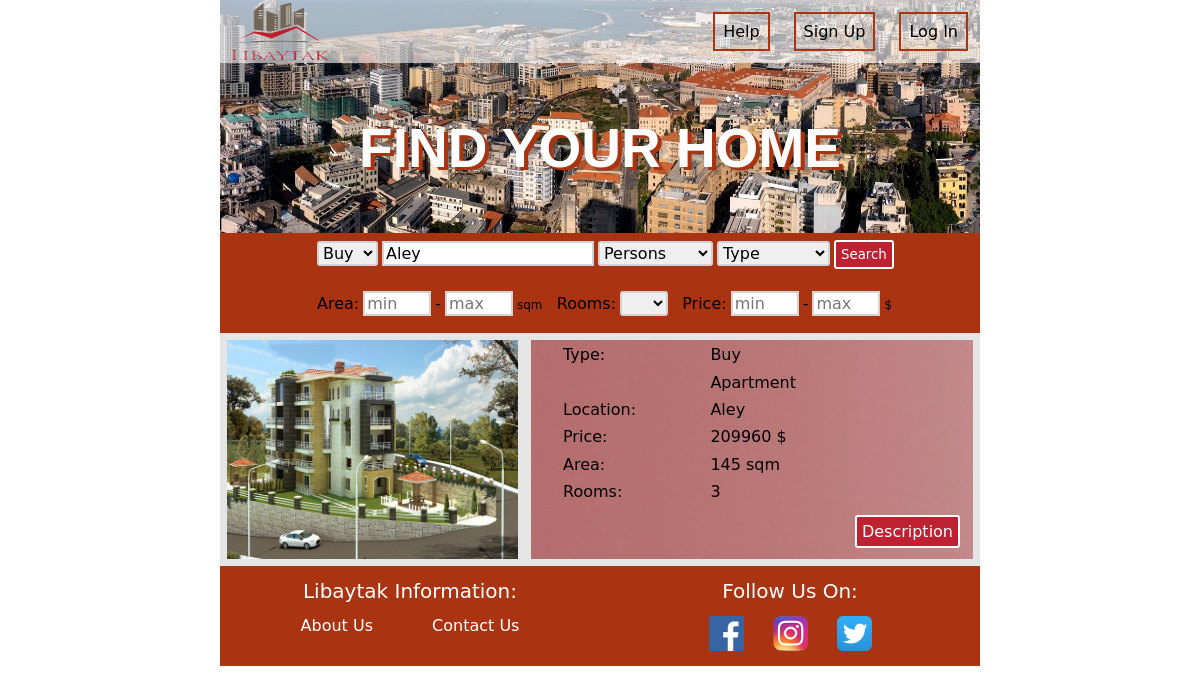
The app's page /libaytak/docs/search.php?location=Aley with its own data.
### tables this page shows
CREATE TABLE IF NOT EXISTS `habitatpics` (
  `id` int(11) NOT NULL AUTO_INCREMENT,
  `id_habitat` int(11) NOT NULL,
  `directoryPIC` varchar(250) DEFAULT NULL,
  PRIMARY KEY (`id`),
  KEY `id_habitat` (`id_habitat`)
);

CREATE TABLE IF NOT EXISTS `habitat` (
  `id` int(11) NOT NULL AUTO_INCREMENT,
  `id_type` int(11) NOT NULL,
  `id_user` int(11) NOT NULL,
  `NbrOfPers` int(11) DEFAULT NULL,
  `RentBuy` tinyint(1) DEFAULT NULL,
  `description` varchar(250) DEFAULT NULL,
  `NbrOfRooms` int(11) DEFAULT NULL,
  `NbrOfToilets` int(11) DEFAULT NULL,
  `NbrOfBeds` int(11) DEFAULT NULL,
  `NbrOfBathrooms` int(11) DEFAULT NULL,
  `surface` bigint(20) DEFAULT NULL,
  `price` int(11) DEFAULT NULL,
  PRIMARY KEY (`id`),
  KEY `id_type` (`id_type`),
  KEY `id_user` (`id_user`)
);

CREATE TABLE IF NOT EXISTS `habitattypes` (
  `id` int(11) NOT NULL AUTO_INCREMENT,
  `habType` varchar(50) DEFAULT NULL,
  PRIMARY KEY (`id`)
);

CREATE TABLE IF NOT EXISTS `loccity` (
  `id` int(11) NOT NULL AUTO_INCREMENT,
  `city` varchar(50) DEFAULT NULL,
  `imagepath` varchar(255) DEFAULT NULL,
  PRIMARY KEY (`id`)
);

### libaytak/docs/searchVariables.php (called while the page is built)
<?php
if(isset($_GET["BuyRent"]) != null)
	$BuyRentG=$_GET["BuyRent"];
else
	$BuyRentG=null;
if(isset($_GET["location"]) != null)
	$locationG=$_GET["location"];
else
	$locationG=null;
if(isset($_GET["NbrOfPers"]) != null)
	$NbrOfPersG=$_GET["NbrOfPers"];
else
	$NbrOfPersG=null;
if(isset($_GET["habType"]) != null)
	$habTypeG=$_GET["habType"];
else
	$habTypeG=null;
if(isset($_GET["surf_min"]) != null)
	$surf_minG=$_GET["surf_min"];
else
	$surf_minG=null;
if(isset($_GET["surf_max"]) != null)
	$surf_maxG=$_GET["surf_max"];
else
	$surf_maxG=null;
if(isset($_GET["rooms"]) != null)
	$roomsG=$_GET["rooms"];
else
	$roomsG=null;
if(isset($_GET["price_min"]) != null)
	$price_minG=$_GET["price_min"];
else
	$price_minG=null;
if(isset($_GET["price_max"]) != null)
	$price_maxG=$_GET["price_max"];
else
	$price_maxG=null;
$exec = searchQuery($locationG,$BuyRentG,$NbrOfPersG,$habTypeG,$surf_minG,$surf_maxG,$roomsG,$price_minG,$price_maxG);
?>

### libaytak/docs/searchFunc.php (called while the page is built, shortened)
<?php
function searchQuery($location=null,$BR,$NbrOfPers=null,$Type=null,$surf_min=null,$surf_max=null,$rooms=null,$price_min=null,$price_max=null){
	global $mysqli;
	$AND = null;
	$query = "SELECT h.id,h.id_type,h.id_user,h.NbrOfPers,h.RentBuy,h.description,h.NbrOfRooms,h.NbrOfToilets,
				h.NbrOfBathrooms,h.surface,h.price,ht.habType,lh.id_locCity,lh.coorX,lh.coorY
				FROM habitat h
				INNER JOIN habitattypes ht on h.id_type = ht.id
				INNER JOIN lochabitat lh on h.id = lh.id_habitat WHERE ";
	if($location != null){
		$getLoc = "SELECT * FROM loccity WHERE city = '$location'";
		$result = $mysqli->query($getLoc);
		if(!$result)
			header("Location: search.php?errorSearch=1");
		else
			$row = $result->fetch_array();
		$query = $query."$AND lh.id_locCity = $row[id] ";
	}
	$exec = $mysqli->query($query);
	return $exec;
}
?>

### libaytak/docs/search.php (the view, shortened to what this page needs)
<!DOCTYPE html PUBLIC "-//W3C//DTD XHTML 1.0 Transitional//EN" "http://www.w3.org/TR/xhtml1/DTD/xhtml1-transitional.dtd">
<html xmlns="http://www.w3.org/1999/xhtml">
<head>
<link href="../css/webpage.css" rel="stylesheet" type="text/css" />
</head>
<body>
<table width="760" align="center" cellpadding="0" cellspacing="0">
  <tr>
    <td>
    	<table width="100%" cellspacing="0" cellpadding="0">
            <tr id="header">
        		<td height="60" >
                	<table width="100%" cellpadding="0" cellspacing="0" >
            			<tr style="background-color:rgba(255,255,255,0.6);">
            				<td width="40%">
            				<a href="Home.php"><img src="../images/logo.png" id="logo_image" alt="no image"></a></td>
            				<td width="60%">
                            <?php
                    			include "connect.php";
								include "searchFunc.php";
								include "searchVariables.php";
							?>
							</td>
           			 	</tr>
            			<tr>
            				<td height="170" colspan="2">
                            	<p id="slogan">Find your Home</p>
                            </td>
            			</tr>
         			</table></td>
      		</tr>
      		<tr style="background-color:#AA3311;">
        		<td>
                	<table width="100%" cellspacing="0" cellpadding="0">
                    <form action="search.php" method="get">
                    	<tr height="50px">
                        	<td class="searchbar">
                    			<select class="select" name ="BuyRent" placeholder="Buy/Rent" >
              						<option value="1" <?php if(isset($_GET["BuyRent"]) && $_GET["BuyRent"]==1)
															{echo "selected";}?>>Buy</option>
              					</select>
               					<input type="text" id="location_text" name="location" autocomplete="off" list="cityname" placeholder="Location" value="<?php
								if(isset($_GET["location"]))
								{
									echo $_GET["location"];
								}
								?>"/>
                    			<select class="select" name="NbrOfPers">
                                	<option value="" disabled selected>Persons</option>
                    			</select>
								<?php
                                echo '<select class="select" name="habType">
								<option value="" disabled selected>Type</option>';
                                echo "</select>";
                                ?>
                    			<input type="submit" class="searchbutton" name="search" value="Search">
                    		</td>
                    	</tr>
                        <tr height="50px">
        					<td class="searchbar">
    							<span class="textf">Area:</span>
       							<input type="number" class="textfield"  name="surf_min" id="filter-from-to"  placeholder="min"  min="0"
                                <?php
								if(isset($_GET["surf_min"]) != null)
									echo "value=$_GET[surf_min]";
								?>>
                                <span class="textf">-</span>
	   							<input type="number" class="textfield"  name="surf_max" id="filter-from-to" placeholder="max"  min="0"
                                <?php
								if(isset($_GET["surf_max"]) != null)
									echo "value=$_GET[surf_max]";
								?>>
                    			<span class="textf" style="font-size:12px;">sqm</span>
                                <span class="textf">&nbsp </span>
                    			<span class="textf">Rooms:</span>
                    			<select class="filter" name="rooms">
                    				<?php
									if(isset($_GET["rooms"]) && $_GET["rooms"] == 0)
                                    	echo "<option value=0 selected></option>";
									else
										echo "<option value=0></option>";
									for($i=1;$i<5;$i++)
									{
										if(isset($_GET["rooms"]) && $_GET["rooms"]== $i)
											echo "<option value=$i selected>$i</option>";
										else
											echo "<option value=$i>$i</option>";
									}
									?>
                    			</select>
    							<span class="textf">&nbsp Price:</span>
       							<input type="number" class="textfield"  name="price_min" id="filter-from-to" placeholder="min" min="0"
                                <?php
								if(isset($_GET["price_min"]) != null)
									echo "value=$_GET[price_min]";
								?>>
                                <span class="textf">-</span>
	   							<input type="number" class="textfield"  name="price_max" id="filter-from-to" placeholder="max" min="0"
                                <?php
								if(isset($_GET["price_max"]) != null)
									echo "value=$_GET[price_max]";
								?>>
                                <span class="textf" style="font-size:12px;">$</span>
                    		</td>
      					</tr>
                    </form>
                    </table>
                </td>
      		</tr>
      		<tr style="background-color:rgba(0,0,0,0.1);">
        		<td height="100%">
                <?php
				if ($exec){
					$n = $exec->num_rows;
				?>
                <table border="0" cellpadding="6" cellspacing="1" width="100%" <?php
				if($n>3){echo 'id="scroll"';}?>>
                <?php
					if($n > 0){
					while($row= $exec->fetch_array())
					{
					?>
						<tr height="231">
                        	<?php
							$sql = "SELECT hp.directoryPIC FROM habitatpics hp INNER JOIN habitat h on $row[id] = hp.id_habitat LIMIT 1";
                            $result = $mysqli->query($sql) or die('error pics');;
							while ($pic = $result->fetch_array())
							{
							?>
        					<td width="40%"><img src=<?=$pic['directoryPIC']?> width=291 height=219 alt=N/A></td>
                            <?php
							}
							?>
                    		<td width="60%">
                        	<table width="442" height="219" style="background-image:url(../images/letters-background.png); background-repeat:no-repeat;">
                            	<tr  height="12.5%">
									<td width="30%" style="padding-left:30px;"><p>Type:</p></td>
									<td class="descriptionstyle">
									<?php
										if($row['RentBuy'] == 1)
											echo "Buy<br>";
										else
											echo "Rent<br>";
									?>
                                    </td>
								</tr>
                                <tr height="12.5%">
									<td width="40%"></td>
									<td class="descriptionstyle"><?=$row['habType']?></td>
								</tr>
                            	<?php
                                $insert = "SELECT city FROM loccity where id = $row[id_locCity]";
                                $result = $mysqli->query($insert);
								echo "<tr height=24>";
								while ($row1 = $result->fetch_array())
								{
										echo "
										<td style=padding-left:30px;><p>Location:</p></td>
										<td class=descriptionstyle>$row1[city]</td>
									</tr>";
								}
								?>
                            	<tr height="12.5%">
									<td style="padding-left:30px;"><p>Price:</p></td>
									<td class="descriptionstyle"><?=$row['price']?> $</td>
								</tr>
                            	<tr height="12.5%">
									<td style="padding-left:30px;"><p>Area:</p></td>
									<td class="descriptionstyle"><?=$row['surface']?> sqm</td>
								</tr>
                            	<tr height="12.5%">
									<td style="padding-left:30px;"><p>Rooms:</p></td>
									<td class="descriptionstyle"><?=$row['NbrOfRooms']?></td>
								</tr>
                            	<tr height="25%">
                                <td></td>
                                	<td><a target="_blank" href='description.php?id=<?=$row['id']?>' class="searchbutton" style="float:right; margin-right:10px;">Description</a></td>
                                </tr>
                        	</table>
                     		</td>
   				 		</tr>
					<?php
                    }
				}else{
					echo "<h2 align=center>No Result Found!</h2>
					<img style='display: block;margin: 0 auto;' width=200px height=200px src=../images/10474930_1438181936449466_1492814196_n.jpg>";
				}
			}else{
				echo "<h2 align=center>Please insert the search parameters correctly!</h2>
						<img style='display: block;margin: 0 auto;' width=200px height=200px src=../images/9gags-challenge-accepted.jpg>";
			}
					?>
				</table>
				</td>
      		</tr>
			<tr height="100" style="background-color:#aa3311">
       		  	<td>
              	<table width="100%" height="100%" border="0" cellspacing="0" cellpadding="0">
                	<tr>
                    	<td>
                        	<div class="footer_heading">
                            	<p>Libaytak Information:</p>
                            </div>
                        	<div class="link_div">
                            	<a href="aboutus.php" class="footer_links">About Us&nbsp;</a>
            					<a href="contactus.php" class="footer_links">Contact Us</a>
                            </div>
                        </td>
                    	<td>
                        	<div class="footer_heading">
                        		<p>Follow Us On:</p>
                            </div>
                            <div class="link_div">
          <a href="https://www.facebook.com/emile.hoyek" target="_blank"><img src="../images/fblogo.png" class="link_logo" alt="no image" style="margin-left:25px;"/></a>
          <a href="https://www.instagram.com/emilehoyek5/" target="_blank"><img src="../images/instalogo.png" class="link_logo" alt="no image" /></a>
          <a href="https://twitter.com/emilehoyek5" target="_blank"><img src="../images/twitterlogo.png" class="link_logo" alt="no image" /></a>
                            </div>
                        </td>
                    </tr>
                </table>
      			</td>
      		</tr>
    </table>
    </td>
  </tr>
</table>
</body>
</html>

### libaytak/css/webpage.css (style rules this page uses)
p { padding:0; margin:0; font-family:'Lucida Grande', 'Lucida Sans Unicode', 'Lucida Sans', 'DejaVu Sans', Verdana, sans-serif; }
body { padding:0; margin:0; }
#slogan { color: White; font-family:sans-serif; text-transform:uppercase; font-weight:bold; font-size:55px; text-align:center; text-shadow: shadow1, shadow2, shadow3; text-shadow: 4px 3px 0px #aa3311, 9px 8px 0px rgba(0,0,0,0.15); cursor:default; }
#logo_image { width:100px; height:60px; margin-left:10px; }
.searchbar { display:inline; margin-left:97px; }
.searchbutton { text-decoration:none; font-family:'Lucida Grande', 'Lucida Sans Unicode', 'Lucida Sans', 'DejaVu Sans', Verdana, sans-serif; color: white; border:2px solid white; background-color: rgb(189,33,50); border-radius:3px; padding:5px; cursor:pointer; }
.select { margin-top:8px; outline:none; cursor:pointer; text-decoration:none; font-family:'Lucida Grande', 'Lucida Sans Unicode', 'Lucida Sans', 'DejaVu Sans', Verdana, sans-serif; color:Black; border:2px solid lightgray; font-size:16px; border-radius:3px }
#location_text { text-decoration:none; font-family:'Lucida Grande', 'Lucida Sans Unicode', 'Lucida Sans', 'DejaVu Sans', Verdana, sans-serif; color:Black; font-size:16px; border:2px solid lightgray; }
.footer_heading { width: 300px; height: 37px; color: white; font-size: 20px; text-align:center; margin:0 auto; }
.link_div { width: 300px; height: 37px; text-align:center; margin:0 auto; }
.footer_links { font-size: 16px; text-decoration:none; font-family:'Lucida Grande', 'Lucida Sans Unicode', 'Lucida Sans', 'DejaVu Sans', Verdana, sans-serif; color:white; margin:25px; }
.link_logo { text-decoration:none; width:35px; height:35px; margin-right:25px; }
.filter { margin-top:8px; outline:none; cursor:pointer; text-decoration:none; font-family:'Lucida Grande', 'Lucida Sans Unicode', 'Lucida Sans', 'DejaVu Sans', Verdana, sans-serif; color:Black; border:2px solid lightgray; font-size:16px; border-radius:3px; }
.textfield { text-decoration:none; font-family:'Lucida Grande', 'Lucida Sans Unicode', 'Lucida Sans', 'DejaVu Sans', Verdana, sans-serif; color:Black; font-size:16px; border:2px solid lightgray; width: 60px; height: auto; }
.textf { text-decoration:none; font-family:'Lucida Grande', 'Lucida Sans Unicode', 'Lucida Sans', 'DejaVu Sans', Verdana, sans-serif; color:Black; font-size:16px; width: 50px; height: auto; }
.descriptionstyle { font-family:'Lucida Grande', 'Lucida Sans Unicode', 'Lucida Sans', 'DejaVu Sans', Verdana, sans-serif; }

### records on screen
habitat: RentBuy "Buy", id_type.habType "Apartment", price "209960", surface "145", NbrOfRooms "3"
habitatpics: directoryPIC (picture)
loccity: city "Aley"
